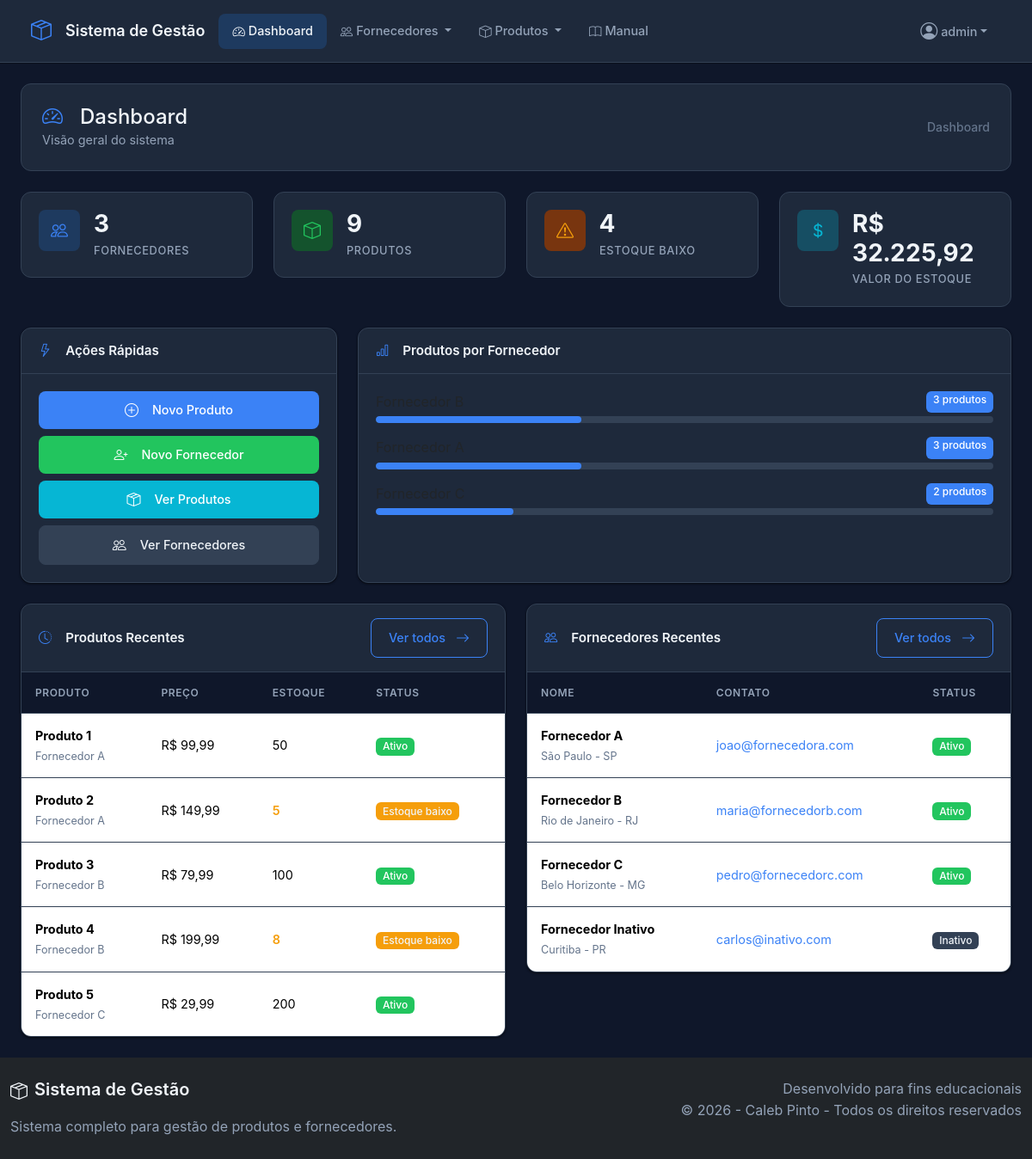
Page /dashboard.php (signed in) on the committed database.
### tables this page shows
CREATE TABLE IF NOT EXISTS usuarios (
    id INT AUTO_INCREMENT PRIMARY KEY,
    username VARCHAR(50) NOT NULL UNIQUE,
    email VARCHAR(100) NOT NULL UNIQUE,
    password VARCHAR(255) NOT NULL,
    created_at TIMESTAMP DEFAULT CURRENT_TIMESTAMP,
    updated_at TIMESTAMP DEFAULT CURRENT_TIMESTAMP ON UPDATE CURRENT_TIMESTAMP
);

CREATE TABLE IF NOT EXISTS produtos (
    id INT AUTO_INCREMENT PRIMARY KEY,
    nome VARCHAR(100) NOT NULL,
    categoria VARCHAR(50) DEFAULT '',
    descricao TEXT,
    preco DECIMAL(10, 2) NOT NULL DEFAULT 0.00,
    quantidade INT NOT NULL DEFAULT 0,
    unidade ENUM('un', 'kg', 'g', 'l', 'ml', 'cx', 'pc', 'mt', 'pct') DEFAULT 'un',
    fornecedor_id INT DEFAULT NULL,
    status ENUM('ativo', 'inativo', 'estoque_baixo') DEFAULT 'ativo',
    created_at TIMESTAMP DEFAULT CURRENT_TIMESTAMP,
    updated_at TIMESTAMP DEFAULT CURRENT_TIMESTAMP ON UPDATE CURRENT_TIMESTAMP,
    FOREIGN KEY (fornecedor_id) REFERENCES fornecedores(id) ON DELETE SET NULL,
    INDEX idx_nome (nome),
    INDEX idx_categoria (categoria),
    INDEX idx_status (status),
    INDEX idx_fornecedor (fornecedor_id)
);

CREATE TABLE IF NOT EXISTS fornecedores (
    id INT AUTO_INCREMENT PRIMARY KEY,
    nome VARCHAR(100) NOT NULL,
    contato VARCHAR(100) DEFAULT '',
    email VARCHAR(100) DEFAULT '',
    telefone VARCHAR(20) DEFAULT '',
    endereco VARCHAR(255) DEFAULT '',
    cidade VARCHAR(100) DEFAULT '',
    estado VARCHAR(50) DEFAULT '',
    pais VARCHAR(50) DEFAULT 'Brasil',
    observacoes TEXT,
    status ENUM('ativo', 'inativo') DEFAULT 'ativo',
    created_at TIMESTAMP DEFAULT CURRENT_TIMESTAMP,
    updated_at TIMESTAMP DEFAULT CURRENT_TIMESTAMP ON UPDATE CURRENT_TIMESTAMP,
    INDEX idx_nome (nome),
    INDEX idx_status (status),
    INDEX idx_cidade (cidade)
);

### dashboard.php (the view, shortened to what the rows shown need)
<?php
require_once __DIR__ . '/includes/config.php';
require_once __DIR__ . '/includes/functions.php';
$produtos_recentes = obter_produtos();
$produtos_recentes = array_slice($produtos_recentes, 0, 5);
$fornecedores_recentes = obter_fornecedores();
$fornecedores_recentes = array_slice($fornecedores_recentes, 0, 5);
?>
<?php include_once __DIR__ . '/includes/header.php'; ?>
<div class="container-fluid px-4">
    <div class="page-header">
        <div class="row align-items-center">
            <div class="col">
                <h1 class="h3 mb-0">
                    <i class="bi bi-speedometer2 me-2"></i>Dashboard
                </h1>
            </div>
        </div>
    </div>
    <div class="row g-4">
        <div class="col-lg-6">
            <div class="card">
                <div class="card-body p-0">
                    <?php if (empty($produtos_recentes)): ?>
                        <div class="empty-state">
                            <i class="bi bi-box"></i>
                            <p class="mt-2 mb-0">Nenhum produto cadastrado.</p>
                        </div>
                    <?php else: ?>
                        <div class="table-responsive">
                            <table class="table mb-0">
                                <thead>
                                    <tr>
                                        <th>Produto</th>
                                        <th>Preço</th>
                                        <th>Estoque</th>
                                        <th>Status</th>
                                    </tr>
                                </thead>
                                <tbody>
                                    <?php foreach ($produtos_recentes as $produto): ?>
                                        <tr>
                                            <td>
                                                <strong><?php echo htmlspecialchars($produto['nome']); ?></strong>
                                                <?php if ($produto['fornecedor_nome']): ?>
                                                    <br><small class="text-muted"><?php echo htmlspecialchars($produto['fornecedor_nome']); ?></small>
                                                <?php endif; ?>
                                            </td>
                                            <td><?php echo formatar_moeda($produto['preco']); ?></td>
                                            <td>
                                                <span class="<?php echo $produto['quantidade'] <= 10 ? 'fw-semibold' : ''; ?>" style="color: <?php echo $produto['quantidade'] <= 10 ? 'var(--warning)' : 'inherit'; ?>">
                                                    <?php echo $produto['quantidade']; ?>
                                                </span>
                                            </td>
                                            <td>
                                                <?php
                                                $badge_class = 'bg-success';
                                                if ($produto['status'] == 'estoque_baixo') $badge_class = 'bg-warning text-dark';
                                                ?>
                                                <span class="badge <?php echo $badge_class; ?>">
                                                    <?php echo ucfirst(str_replace('_', ' ', $produto['status'])); ?>
                                                </span>
                                            </td>
                                        </tr>
                                    <?php endforeach; ?>
                                </tbody>
                            </table>
                        </div>
                    <?php endif; ?>
                </div>
            </div>
        </div>
        <div class="col-lg-6">
            <div class="card">
                <div class="card-body p-0">
                    <?php if (empty($fornecedores_recentes)): ?>
                        <div class="empty-state">
                            <i class="bi bi-people"></i>
                            <p class="mt-2 mb-0">Nenhum fornecedor cadastrado.</p>
                        </div>
                    <?php else: ?>
                        <div class="table-responsive">
                            <table class="table mb-0">
                                <thead>
                                    <tr>
                                        <th>Nome</th>
                                        <th>Contato</th>
                                        <th>Status</th>
                                    </tr>
                                </thead>
                                <tbody>
                                    <?php foreach ($fornecedores_recentes as $fornecedor): ?>
                                        <tr>
                                            <td>
                                                <strong><?php echo htmlspecialchars($fornecedor['nome']); ?></strong>
                                                <?php if ($fornecedor['cidade']): ?>
                                                    <br><small class="text-muted"><?php echo htmlspecialchars($fornecedor['cidade']); ?> - <?php echo htmlspecialchars($fornecedor['estado']); ?></small>
                                                <?php endif; ?>
                                            </td>
                                            <td>
                                                <?php if ($fornecedor['email']): ?>
                                                    <a href="mailto:<?php echo htmlspecialchars($fornecedor['email']); ?>" style="text-decoration: none;">
                                                        <?php echo htmlspecialchars($fornecedor['email']); ?>
                                                    </a>
                                                <?php else: ?>
                                                    <span class="text-muted">-</span>
                                                <?php endif; ?>
                                            </td>
                                            <td>
                                                <span class="badge <?php echo $fornecedor['status'] == 'ativo' ? 'bg-success' : 'bg-secondary'; ?>">
                                                    <?php echo ucfirst($fornecedor['status']); ?>
                                                </span>
                                            </td>
                                        </tr>
                                    <?php endforeach; ?>
                                </tbody>
                            </table>
                        </div>
                    <?php endif; ?>
                </div>
            </div>
        </div>
    </div>
</div>
<?php include_once __DIR__ . '/includes/footer.php'; ?>

### includes/header.php (shortened to what the rows shown need)
<!DOCTYPE html>
<html lang="pt-BR" data-bs-theme="light">
<head>
    <link href="https://cdn.jsdelivr.net/npm/bootstrap@5.3.3/dist/css/bootstrap.min.css" rel="stylesheet">
    <link href="https://cdn.jsdelivr.net/npm/bootstrap-icons@1.11.3/font/bootstrap-icons.min.css" rel="stylesheet">
    <link href="<?php echo SITE_URL; ?>/css/style.css" rel="stylesheet">
</head>
<body class="bg-light">
    <?php
    $usuario = esta_logado() ? obter_usuario() : null;
    ?>
    <?php if (esta_logado()): ?>
    <nav class="navbar navbar-expand-lg navbar-light sticky-top">
        <div class="container-fluid">
            <a class="navbar-brand fw-bold d-flex align-items-center" href="<?php echo SITE_URL; ?>/dashboard.php">
                <i class="bi bi-box-seam me-2 fs-4"></i>
                <span class="d-none d-sm-inline">Sistema de Gestão</span>
            </a>
            <div class="collapse navbar-collapse" id="navbarNav">
                <ul class="navbar-nav me-auto mb-2 mb-lg-0">
                    <li class="nav-item">
                        <a class="nav-link <?php echo basename($_SERVER['PHP_SELF']) === 'dashboard.php' ? 'active' : ''; ?>" href="<?php echo SITE_URL; ?>/dashboard.php">
                            <i class="bi bi-speedometer2 me-1"></i><span class="d-inline d-lg-none">Dashboard</span><span class="d-none d-lg-inline">Dashboard</span>
                        </a>
                    </li>
                    <li class="nav-item dropdown">
                        <a class="nav-link dropdown-toggle <?php echo strpos($_SERVER['PHP_SELF'], 'fornecedores') !== false ? 'active' : ''; ?>" href="#" role="button" data-bs-toggle="dropdown" aria-expanded="false">
                            <i class="bi bi-people me-1"></i>Fornecedores
                        </a>
                    </li>
                    <li class="nav-item dropdown">
                        <a class="nav-link dropdown-toggle <?php echo strpos($_SERVER['PHP_SELF'], 'produtos') !== false ? 'active' : ''; ?>" href="#" role="button" data-bs-toggle="dropdown" aria-expanded="false">
                            <i class="bi bi-box me-1"></i>Produtos
                        </a>
                    </li>
                    <li class="nav-item">
                        <a class="nav-link <?php echo basename($_SERVER['PHP_SELF']) === 'manual.php' ? 'active' : ''; ?>" href="<?php echo SITE_URL; ?>/manual.php">
                            <i class="bi bi-book me-1"></i>Manual
                        </a>
                    </li>
                </ul>
                <ul class="navbar-nav">
                    <li class="nav-item dropdown">
                        <a class="nav-link dropdown-toggle d-flex align-items-center" href="#" role="button" data-bs-toggle="dropdown" aria-expanded="false">
                            <i class="bi bi-person-circle me-1 fs-5"></i>
                            <span class="d-none d-md-inline"><?php echo htmlspecialchars($usuario['username'] ?? 'Usuário'); ?></span>
                        </a>
                    </li>
                </ul>
            </div>
        </div>
    </nav>
    <?php endif; ?>
    <main class="py-4">

### rows in the picture
usuarios: username "admin"
produtos: nome "Produto 1", fornecedor.nome "Fornecedor A", preco "R$ 99,99", quantidade "50", status "Ativo"
produtos: nome "Produto 2", fornecedor.nome "Fornecedor A", preco "R$ 149,99", quantidade "5", status "Estoque baixo"
produtos: nome "Produto 3", fornecedor.nome "Fornecedor B", preco "R$ 79,99", quantidade "100", status "Ativo"
produtos: nome "Produto 4", fornecedor.nome "Fornecedor B", preco "R$ 199,99", quantidade "8", status "Estoque baixo"
produtos: nome "Produto 5", fornecedor.nome "Fornecedor C", preco "R$ 29,99", quantidade "200", status "Ativo"
fornecedores: nome "Fornecedor A", cidade "São Paulo", estado "SP", email "joao@fornecedora.com", status "Ativo"
fornecedores: nome "Fornecedor B", cidade "Rio de Janeiro", estado "RJ", email "maria@fornecedorb.com", status "Ativo"
fornecedores: nome "Fornecedor C", cidade "Belo Horizonte", estado "MG", email "pedro@fornecedorc.com", status "Ativo"
fornecedores: nome "Fornecedor Inativo", cidade "Curitiba", estado "PR", email "carlos@inativo.com", status "Inativo"

### other values in the picture
$stats['total_fornecedores'] "3"
$stats['total_produtos'] "9"
$stats['estoque_baixo'] "4"
formatar_moeda($stats['valor_estoque']) "R$ 32.225,92"
$fornecedor['total'] "3"
$fornecedor['total'] "2"
